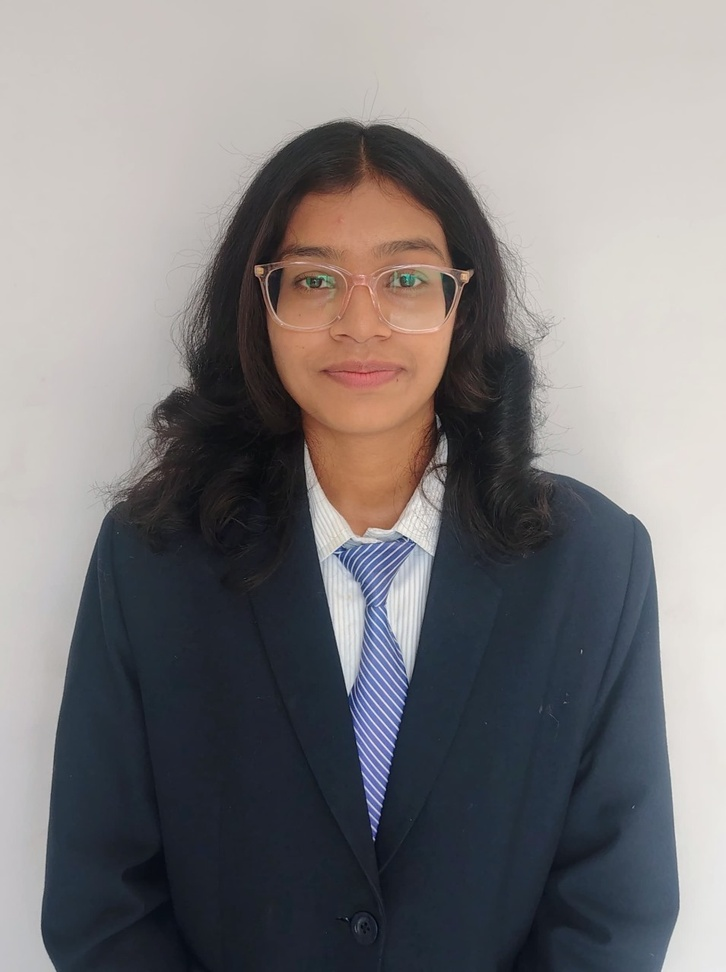
#> input picture prelab/CM23003.jpeg, 726 x 972 px, shrunk from 955 x 1280 before the run, found by its file name
$ jupyter execute practical5.ipynb   (shell and % lines are left out)
#> lines starting #> are read from the running program, lines starting #| are printed output that depends on the picture
<a href="https://colab.research.google.com/github/Dhanshree010/Machine-Vision-Practical/blob/main/practical5.ipynb" target="_parent"></a>

[cell 1]
# ============================================
# Face and Eye Detection using Haar Cascade
# Attendance Automation Practical
# ============================================

# Install OpenCV (Run this only in Google Colab)

import cv2
import numpy as np
import matplotlib.pyplot as plt
import pandas as pd
from google.colab import files

# -----------------------------
# Upload Image
# -----------------------------
print("Upload a face image (e.g., student.jpg)")
uploaded = files.upload()
#> the answer given: CM23003.jpeg

filename = list(uploaded.keys())[0]

# -----------------------------
# Load Image
# -----------------------------
image = cv2.imread(filename)
#> image is the input picture: shape (972, 726, 3); mean B, G, R 124, 122.6, 125.4

if image is None:
    print("Error: Image not found.")
    exit()

# -----------------------------
# Load Haar Cascade Classifiers
# -----------------------------
face_cascade = cv2.CascadeClassifier(
    cv2.data.haarcascades + "haarcascade_frontalface_default.xml"
)

eye_cascade = cv2.CascadeClassifier(
    cv2.data.haarcascades + "haarcascade_eye.xml"
)

# -----------------------------
# Create Different Lighting Conditions
# -----------------------------
gray = cv2.cvtColor(image, cv2.COLOR_BGR2GRAY)
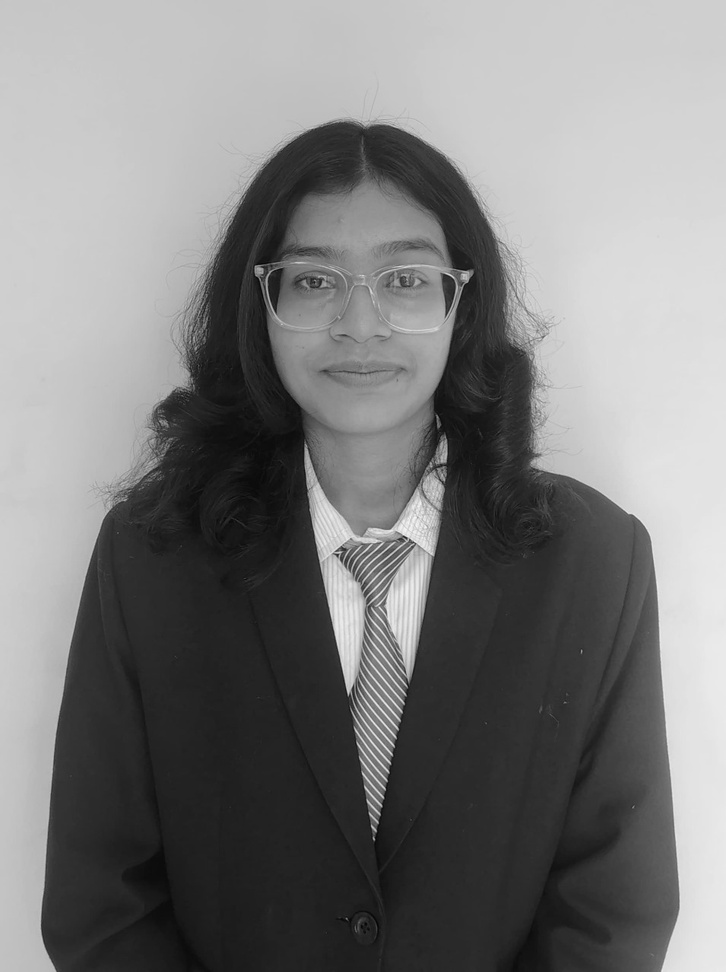
#> gray: shape (972, 726); min 5, max 247, mean 123.6

lighting_images = {
    "Normal": gray,
    "Dark": cv2.convertScaleAbs(gray, alpha=0.6, beta=-40),
    "Bright": cv2.convertScaleAbs(gray, alpha=1.4, beta=40),
    "Very Bright": cv2.convertScaleAbs(gray, alpha=2.0, beta=70)
}

results = []

plt.figure(figsize=(15,10))

for i, (condition, img) in enumerate(lighting_images.items(), 1):

    output = cv2.cvtColor(img, cv2.COLOR_GRAY2BGR)

    faces = face_cascade.detectMultiScale(
        img,
        scaleFactor=1.2,
        minNeighbors=5,
        minSize=(30,30)
    )

    face_count = len(faces)
    eye_count = 0

    for (x, y, w, h) in faces:

        cv2.rectangle(output, (x, y), (x+w, y+h), (255,0,0), 2)

        roi_gray = img[y:y+h, x:x+w]
        roi_color = output[y:y+h, x:x+w]

        eyes = eye_cascade.detectMultiScale(
            roi_gray,
            scaleFactor=1.1,
            minNeighbors=4
        )

        eye_count += len(eyes)

        for (ex, ey, ew, eh) in eyes:
            cv2.rectangle(
                roi_color,
                (ex, ey),
                (ex+ew, ey+eh),
                (0,255,0),
                2
            )

    accuracy = min((face_count/1)*100, 100)

    results.append([
        condition,
        face_count,
        eye_count,
        accuracy
    ])

    plt.subplot(2,2,i)
    plt.imshow(cv2.cvtColor(output, cv2.COLOR_BGR2RGB))
    plt.title(f"{condition}\nFaces:{face_count} Eyes:{eye_count}")
    plt.axis("off")
#> this loop made 4 passes
#> (condition, faces, face_count) on passes 1 to 4: ('Normal', [[241, 190, 243, 243], [275, 417, 195, 195]], 2), ('Dark', [[238, 188, 250, 250]], 1), ('Bright', [[279, 415, 192, 192], [239, 187, 246, 246]], 2), ('Very Bright', [[236, 175, 263, 263]], 1)
#> pass 2, `output = cv2.cvtColor(img, cv2.COLOR_GRAY2BGR)`:
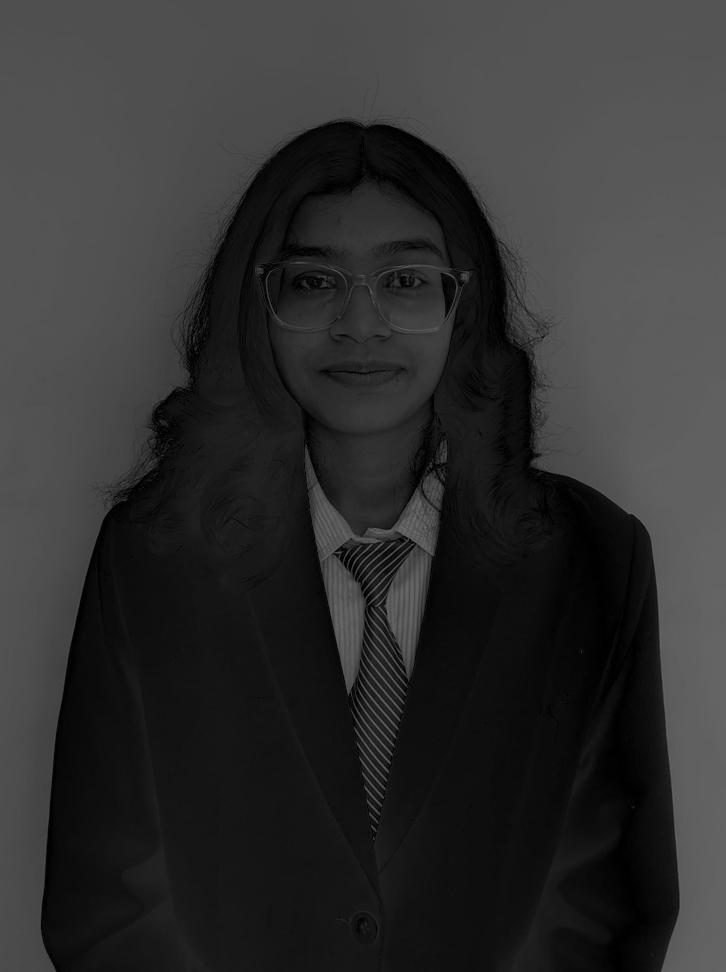
#> output: shape (972, 726, 3); min 0, max 108, mean 47.8
#> pass 3, `output = cv2.cvtColor(img, cv2.COLOR_GRAY2BGR)`:
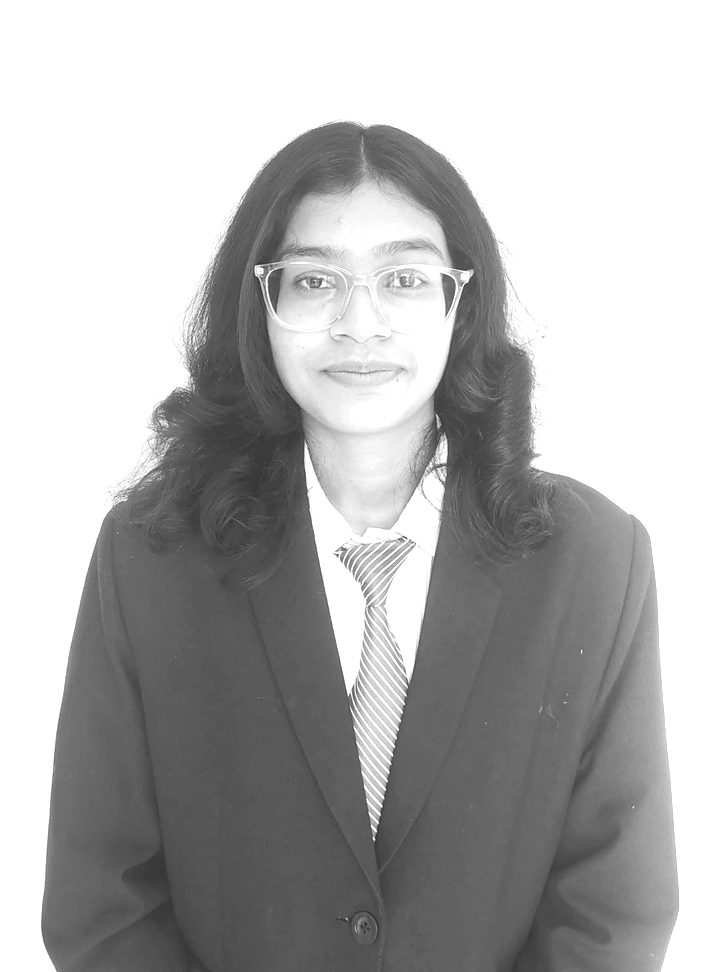
#> output: shape (972, 726, 3); min 47, max 255, mean 181
#> after the loop:
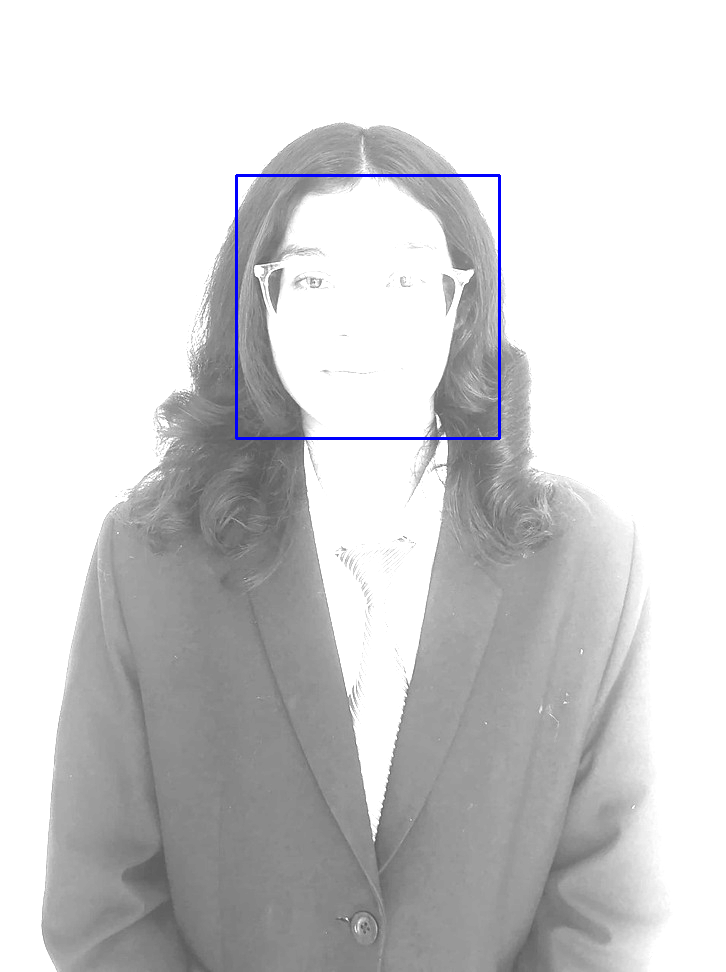
#> output: shape (972, 726, 3); mean B, G, R 209.8, 208.7, 208.7
#> after the loop:
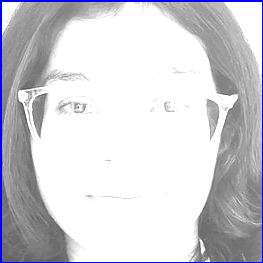
#> roi_color: shape (263, 263, 3); mean B, G, R 214, 208.2, 208.2
#> after the loop:
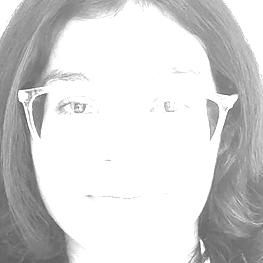
#> roi_gray: shape (263, 263); min 84, max 255, mean 212.2
#> after the loop, results = [['Normal', 2, 3, 100], ['Dark', 1, 2, 100], ['Bright', 2, 2, 100], ['Very Bright', 1, 0, 100]]

plt.tight_layout()
plt.show()
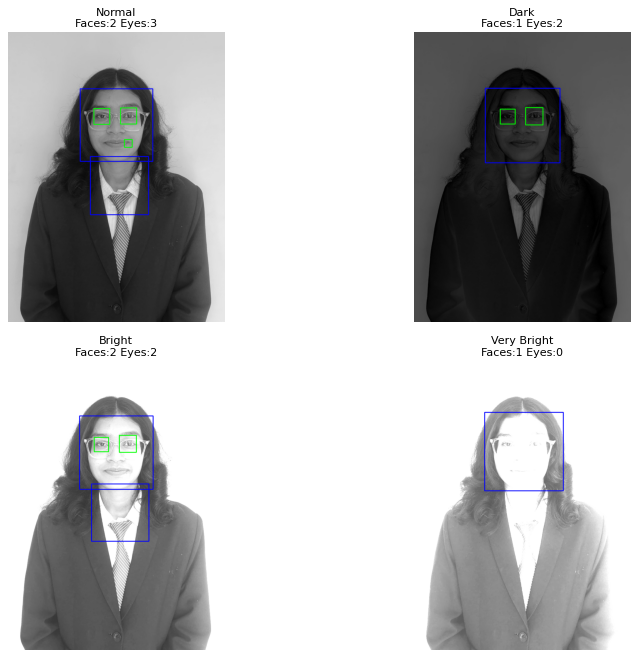
#> figure drawn by matplotlib, 4 panels

# -----------------------------
# Result Table
# -----------------------------

[cell 2]
df = pd.DataFrame(
    results,
    columns=[
        "Lighting Condition",
        "Detected Faces",
        "Detected Eyes",
        "Detection Accuracy (%)"
    ]
)
#> df = table of 4 rows and 4 columns

print("\nDetection Results\n")
print(df)
#|   Lighting Condition  Detected Faces  Detected Eyes  Detection Accuracy (%)
#| 0             Normal               2              3                   100.0
#| 1               Dark               1              2                   100.0
#| 2             Bright               2              2                   100.0
#| 3        Very Bright               1              0                   100.0

# -----------------------------
# Accuracy Graph
# -----------------------------
plt.figure(figsize=(7,5))
plt.bar(df["Lighting Condition"], df["Detection Accuracy (%)"])
plt.title("Face Detection Accuracy under Different Lighting")
plt.xlabel("Lighting Condition")
plt.ylabel("Accuracy (%)")
plt.ylim(0,110)
plt.grid(axis='y')
plt.show()
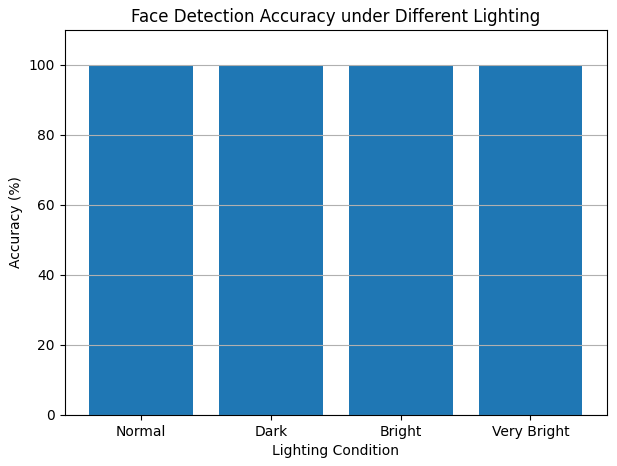
#> figure drawn by matplotlib, 1 panel

# -----------------------------
# Eye Detection Graph
# -----------------------------
plt.figure(figsize=(7,5))
plt.plot(
    df["Lighting Condition"],
    df["Detected Eyes"],
    marker='o',
    linewidth=2
)
plt.title("Eye Detection under Different Lighting")
plt.xlabel("Lighting Condition")
plt.ylabel("Detected Eyes")
plt.grid(True)
plt.show()
